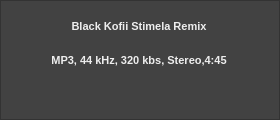
     <widget class="QFrame" name="deckBFrame">
      <property name="minimumSize">
       <size>
        <width>280</width>
        <height>120</height>
       </size>
      </property>
      <property name="styleSheet">
       <string notr="true">background-color: rgb(66, 66, 66);</string>
      </property>
      <property name="frameShape">
       <enum>QFrame::StyledPanel</enum>
      </property>
      <layout class="QGridLayout" name="gridLayout_4">
       <item row="0" column="0" colspan="5">
        <widget class="QLabel" name="lblTitle_4">
         <property name="font">
          <font>
           <pointsize>8</pointsize>
           <weight>75</weight>
           <bold>true</bold>
           <stylestrategy>PreferAntialias</stylestrategy>
          </font>
         </property>
         <property name="toolTip">
          <string>Track Title</string>
         </property>
         <property name="styleSheet">
          <string notr="true">color: rgb(238, 238, 238);</string>
         </property>
         <property name="text">
          <string>Black Kofii Stimela Remix</string>
         </property>
         <property name="alignment">
          <set>Qt::AlignCenter</set>
         </property>
        </widget>
       </item>
       <item row="1" column="0" colspan="5">
        <widget class="QLabel" name="lblTitle_5">
         <property name="font">
          <font>
           <pointsize>8</pointsize>
           <weight>75</weight>
           <bold>true</bold>
           <stylestrategy>PreferAntialias</stylestrategy>
          </font>
         </property>
         <property name="toolTip">
          <string>Track Title</string>
         </property>
         <property name="styleSheet">
          <string notr="true">color: rgb(238, 238, 238);</string>
         </property>
         <property name="text">
          <string>MP3, 44 kHz, 320 kbs, Stereo,4:45</string>
         </property>
         <property name="alignment">
          <set>Qt::AlignCenter</set>
         </property>
        </widget>
       </item>
       <item row="2" column="0">
        <widget class="QPushButton" name="btnPlayDeckA_2">
         <property name="minimumSize">
          <size>
           <width>20</width>
           <height>20</height>
          </size>
         </property>
         <property name="maximumSize">
          <size>
           <width>40</width>
           <height>40</height>
          </size>
         </property>
         <property name="font">
          <font>
           <stylestrategy>PreferAntialias</stylestrategy>
          </font>
         </property>
         <property name="cursor">
          <cursorShape>PointingHandCursor</cursorShape>
         </property>
         <property name="toolTip">
          <string>Play track on deck.</string>
         </property>
         <property name="text">
          <string/>
         </property>
         <property name="icon">
          <iconset resource="icons/resources.qrc">
           <normaloff>:/ui/icons/play-buttonw.png</normaloff>
           <normalon>:/ui/icons/play-buttonb.png</normalon>
           <activeon>:/ui/icons/play-buttonb.png</activeon>
           <selectedon>:/ui/icons/play-buttonb.png</selectedon>:/ui/icons/play-buttonw.png</iconset>
         </property>
         <property name="iconSize">
          <size>
           <width>40</width>
           <height>40</height>
          </size>
         </property>
         <property name="flat">
          <bool>true</bool>
         </property>
        </widget>
       </item>
       <item row="2" column="1">
        <widget class="QPushButton" name="btnVolumeDeckA_2">
         <property name="minimumSize">
          <size>
           <width>20</width>
           <height>20</height>
          </size>
         </property>
         <property name="maximumSize">
          <size>
           <width>40</width>
           <height>40</height>
          </size>
         </property>
         <property name="font">
          <font>
           <stylestrategy>PreferAntialias</stylestrategy>
          </font>
         </property>
         <property name="cursor">
          <cursorShape>PointingHandCursor</cursorShape>
         </property>
         <property name="toolTip">
          <string>Play track on deck.</string>
         </property>
         <property name="text">
          <string/>
         </property>
         <property name="icon">
          <iconset resource="icons/resources.qrc">
           <normaloff>:/ui/icons/volumew.png</normaloff>
           <normalon>:/ui/icons/volumeb.png</normalon>
           <activeon>:/ui/icons/volumeb.png</activeon>
           <selectedon>:/ui/icons/volumeb.png</selectedon>:/ui/icons/volumew.png</iconset>
         </property>
         <property name="iconSize">
          <size>
           <width>40</width>
           <height>40</height>
          </size>
         </property>
         <property name="flat">
          <bool>true</bool>
         </property>
        </widget>
       </item>
       <item row="2" column="2">
        <widget class="QPushButton" name="btnListenInDeckA_2">
         <property name="minimumSize">
          <size>
           <width>20</width>
           <height>20</height>
          </size>
         </property>
         <property name="maximumSize">
          <size>
           <width>40</width>
           <height>40</height>
          </size>
         </property>
         <property name="font">
          <font>
           <stylestrategy>PreferAntialias</stylestrategy>
          </font>
         </property>
         <property name="cursor">
          <cursorShape>PointingHandCursor</cursorShape>
         </property>
         <property name="toolTip">
          <string>Equalizer.</string>
         </property>
         <property name="text">
          <string/>
         </property>
         <property name="icon">
          <iconset resource="icons/resources.qrc">
           <normaloff>:/ui/icons/headphonesw.png</normaloff>
           <normalon>:/ui/icons/headphonesb.png</normalon>
           <activeon>:/ui/icons/headphonesb.png</activeon>
           <selectedon>:/ui/icons/headphonesb.png</selectedon>:/ui/icons/headphonesw.png</iconset>
         </property>
         <property name="iconSize">
          <size>
           <width>40</width>
           <height>40</height>
          </size>
         </property>
         <property name="flat">
          <bool>true</bool>
         </property>
        </widget>
       </item>
       <item row="2" column="3">
        <widget class="QPushButton" name="btnVisualizerOptionsDeckA_2">
         <property name="minimumSize">
          <size>
           <width>20</width>
           <height>20</height>
          </size>
         </property>
         <property name="maximumSize">
          <size>
           <width>40</width>
           <height>40</height>
          </size>
         </property>
         <property name="font">
          <font>
           <stylestrategy>PreferAntialias</stylestrategy>
          </font>
         </property>
         <property name="cursor">
          <cursorShape>PointingHandCursor</cursorShape>
         </property>
         <property name="toolTip">
          <string>Equalizer.</string>
         </property>
         <property name="text">
          <string/>
         </property>
         <property name="icon">
          <iconset resource="icons/resources.qrc">
           <normaloff>:/ui/icons/musical-notew.png</normaloff>
           <normalon>:/ui/icons/musical-noteb.png</normalon>
           <activeon>:/ui/icons/musical-noteb.png</activeon>
           <selectedon>:/ui/icons/musical-noteb.png</selectedon>:/ui/icons/musical-notew.png</iconset>
         </property>
         <property name="iconSize">
          <size>
           <width>40</width>
           <height>40</height>
          </size>
         </property>
         <property name="flat">
          <bool>true</bool>
         </property>
        </widget>
       </item>
       <item row="2" column="4">
        <widget class="QPushButton" name="btnEqualizerDeckA_2">
         <property name="minimumSize">
          <size>
           <width>20</width>
           <height>20</height>
          </size>
         </property>
         <property name="maximumSize">
          <size>
           <width>40</width>
           <height>40</height>
          </size>
         </property>
         <property name="font">
          <font>
           <stylestrategy>PreferAntialias</stylestrategy>
          </font>
         </property>
         <property name="cursor">
          <cursorShape>PointingHandCursor</cursorShape>
         </property>
         <property name="toolTip">
          <string>Equalizer.</string>
         </property>
         <property name="text">
          <string/>
         </property>
         <property name="icon">
          <iconset resource="icons/resources.qrc">
           <normaloff>:/ui/icons/equalizerw.png</normaloff>
           <normalon>:/ui/icons/equalizerb.png</normalon>
           <activeon>:/ui/icons/equalizerb.png</activeon>
           <selectedon>:/ui/icons/equalizerb.png</selectedon>:/ui/icons/equalizerw.png</iconset>
         </property>
         <property name="iconSize">
          <size>
           <width>40</width>
           <height>40</height>
          </size>
         </property>
         <property name="flat">
          <bool>true</bool>
         </property>
        </widget>
       </item>
      </layout>
     </widget>
